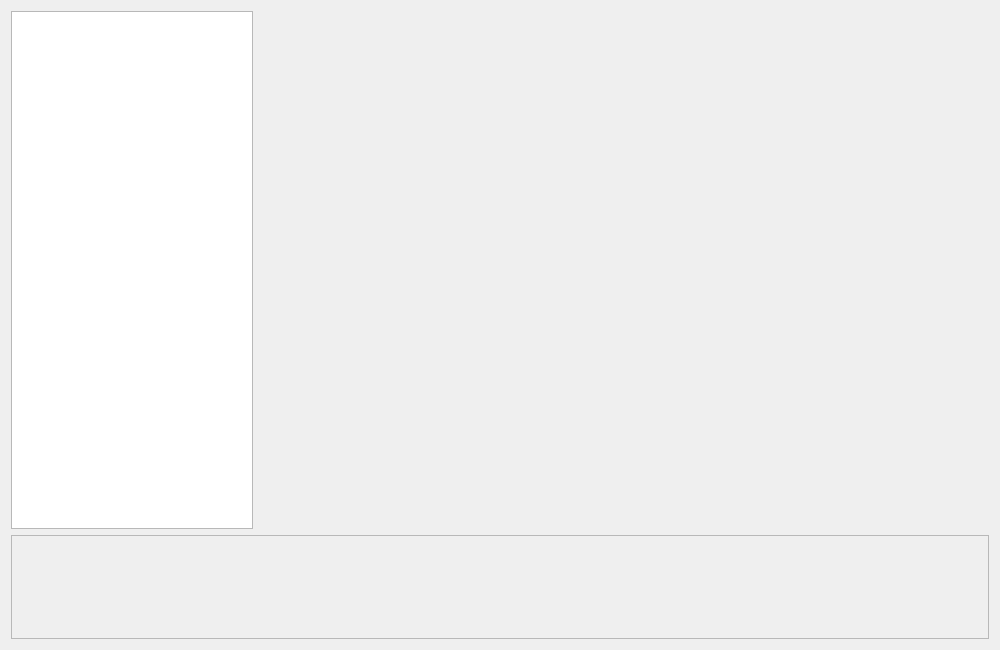
<?xml version="1.0" encoding="UTF-8"?>
<ui version="4.0">
 <class>MainWindow</class>
 <widget class="QMainWindow" name="MainWindow">
  <property name="geometry">
   <rect>
    <x>0</x>
    <y>0</y>
    <width>1000</width>
    <height>650</height>
   </rect>
  </property>
  <property name="windowTitle">
   <string>MainWindow</string>
  </property>
  <widget class="QWidget" name="centralWidget">
   <layout class="QVBoxLayout" name="verticalLayout" stretch="5,1">
    <item>
     <layout class="QHBoxLayout" name="horizontalLayout" stretch="1,3">
      <property name="spacing">
       <number>12</number>
      </property>
      <item>
       <widget class="EventDescriptionView" name="timeDescriptionWidget">
        <property name="textInteractionFlags">
         <set>Qt::NoTextInteraction</set>
        </property>
       </widget>
      </item>
      <item>
       <widget class="EarthWidget" name="earthWidget" native="true"/>
      </item>
     </layout>
    </item>
    <item>
     <widget class="TimeLineBar" name="timeLineBar">
      <property name="frameShape">
       <enum>QFrame::StyledPanel</enum>
      </property>
      <property name="frameShadow">
       <enum>QFrame::Raised</enum>
      </property>
     </widget>
    </item>
   </layout>
  </widget>
 </widget>
 <layoutdefault spacing="6" margin="11"/>
 <customwidgets>
  <customwidget>
   <class>TimeLineBar</class>
   <extends>QFrame</extends>
   <header>TimeLineBar.h</header>
   <container>1</container>
  </customwidget>
  <customwidget>
   <class>EarthWidget</class>
   <extends>QWidget</extends>
   <header>EarthWidget.h</header>
   <container>1</container>
  </customwidget>
  <customwidget>
   <class>EventDescriptionView</class>
   <extends>QTextBrowser</extends>
   <header>EventDescriptionView.h</header>
  </customwidget>
 </customwidgets>
 <resources/>
 <connections/>
</ui>
